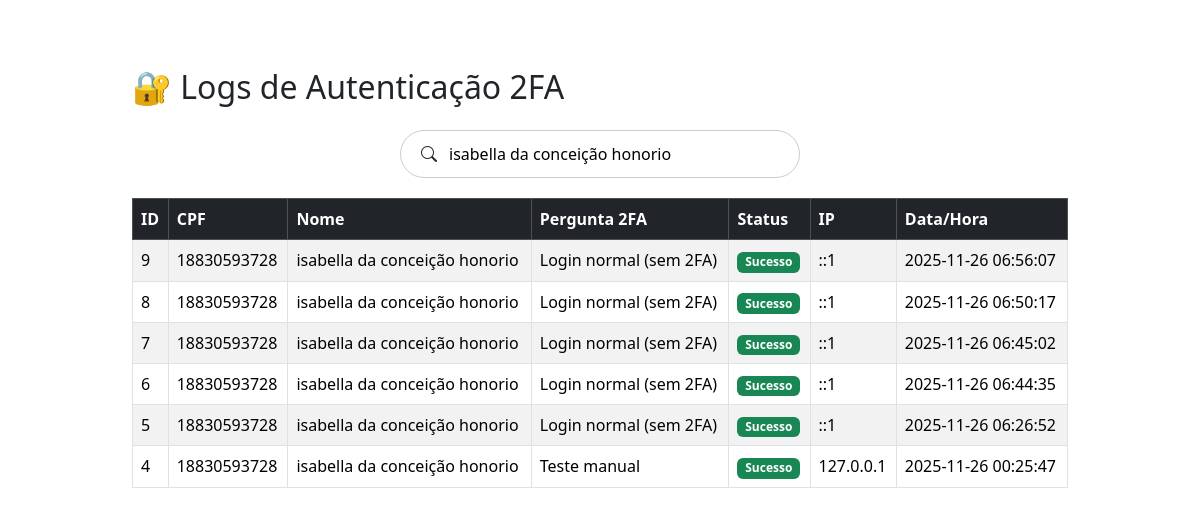
Page /historico-login.php?busca=isabella da conceição honorio on the committed database.
### tables this page shows
CREATE TABLE `log` (
  `id_log` int(11) NOT NULL,
  `cpf` varchar(14) NOT NULL,
  `data_login` datetime DEFAULT current_timestamp(),
  `segunda_autenticacao` varchar(255) NOT NULL,
  `status` varchar(20) NOT NULL,
  `ip` varchar(45) DEFAULT NULL
);

CREATE TABLE `cadastro` (
  `id_usuario` int(11) NOT NULL,
  `nome` varchar(100) NOT NULL,
  `cpf` char(11) NOT NULL,
  `sexo` enum('Masculino','Feminino','Outro') NOT NULL,
  `endereco` text NOT NULL,
  `cep` char(9) NOT NULL,
  `email` varchar(80) NOT NULL,
  `celular` varchar(20) NOT NULL,
  `logins` varchar(50) NOT NULL,
  `senha` varchar(255) NOT NULL,
  `data_nascimento` date NOT NULL,
  `nome_materno` varchar(60) NOT NULL,
  `data_cadastro` datetime NOT NULL DEFAULT current_timestamp(),
  `tipo` enum('comum','master') DEFAULT 'comum'
);

### historico-login.php (the view, shortened to what this page needs)
<?php
include("conexao.php");
$busca = isset($_GET['busca']) ? trim($_GET['busca']) : "";
$ordemSQL = " ORDER BY l.data_login DESC";
$sql = "
    SELECT
        l.id_log,
        l.cpf,
        c.nome AS nome_usuario,
        l.segunda_autenticacao,
        l.status,
        l.ip,
        l.data_login
    FROM log l
    LEFT JOIN cadastro c ON c.cpf = l.cpf
";
if (!empty($busca)) {
    $sql .= " WHERE c.nome LIKE '%$busca%' OR l.cpf LIKE '%$busca%'";
}
$sql .= $ordemSQL;
$logs = $conexao->query($sql);
?>
<!DOCTYPE html>
<html lang="pt-br">
<head>
<link href="https://cdn.jsdelivr.net/npm/bootstrap@5.3.5/dist/css/bootstrap.min.css" rel="stylesheet">
<link href="https://cdn.jsdelivr.net/npm/bootstrap-icons@1.11.3/font/bootstrap-icons.css" rel="stylesheet">
</head>
<body>
<div class="historico-wrapper">
    <div class="container mt-5">
        <h2 class="mb-4">🔐 Logs de Autenticação 2FA</h2>
        <form method="GET" class="search-box">
            <i class="bi bi-search"></i>
            <input
                type="text"
                id="busca"
                name="busca"
                placeholder="Pesquisar por nome ou CPF..."
                value="<?= $_GET['busca'] ?? '' ?>"
            >
        </form>
        <div class="table-responsive">
            <table class="table table-bordered table-striped">
                <thead class="table-dark">
                    <tr>
                        <th>ID</th>
                        <th>CPF</th>
                        <th>Nome</th>
                        <th>Pergunta 2FA</th>
                        <th>Status</th>
                        <th>IP</th>
                        <th>Data/Hora</th>
                    </tr>
                </thead>
                <tbody id="tabelaLogs">
                <?php while ($row = $logs->fetch_assoc()): ?>
                    <tr>
                        <td><?= $row['id_log'] ?></td>
                        <td><?= $row['cpf'] ?></td>
                        <td><?= $row['nome_usuario'] ?? '<i>Não encontrado</i>' ?></td>
                        <td><?= $row['segunda_autenticacao'] ?></td>
                        <td>
                            <?php if ($row['status'] === "sucesso"): ?>
                                <span class="badge bg-success">Sucesso</span>
                            <?php else: ?>
                                <span class="badge bg-danger">Falha</span>
                            <?php endif; ?>
                        </td>
                        <td><?= $row['ip'] ?></td>
                        <td><?= $row['data_login'] ?></td>
                    </tr>
                <?php endwhile; ?>
                </tbody>
            </table>
        </div>
    </div>
</div>
</body>
</html>

### historico-login.php (style rules this page uses)
body { overflow-x: hidden; }
.search-box { background: #ffffff; border-radius: 40px; padding: 10px 20px; display: flex; align-items: center; gap: 10px; width: 100%; max-width: 400px; border: 1px solid #ccc; margin: 20px auto; }
.search-box input { border: none; outline: none; width: 100%; font-size: 16px; background: transparent; }
.historico-wrapper { max-width: 1000px; margin: 0 auto; padding: 20px; }

### rows in the picture
log: id_log "9", cpf "18830593728", cadastro.nome "isabella da conceição honorio", segunda_autenticacao "Login normal (sem 2FA)", status "Sucesso", ip "::1", data_login "2025-11-26 06:56:07"
log: id_log "8", cpf "18830593728", cadastro.nome "isabella da conceição honorio", segunda_autenticacao "Login normal (sem 2FA)", status "Sucesso", ip "::1", data_login "2025-11-26 06:50:17"
log: id_log "7", cpf "18830593728", cadastro.nome "isabella da conceição honorio", segunda_autenticacao "Login normal (sem 2FA)", status "Sucesso", ip "::1", data_login "2025-11-26 06:45:02"
log: id_log "6", cpf "18830593728", cadastro.nome "isabella da conceição honorio", segunda_autenticacao "Login normal (sem 2FA)", status "Sucesso", ip "::1", data_login "2025-11-26 06:44:35"
log: id_log "5", cpf "18830593728", cadastro.nome "isabella da conceição honorio", segunda_autenticacao "Login normal (sem 2FA)", status "Sucesso", ip "::1", data_login "2025-11-26 06:26:52"
log: id_log "4", cpf "18830593728", cadastro.nome "isabella da conceição honorio", segunda_autenticacao "Teste manual", status "Sucesso", ip "127.0.0.1", data_login "2025-11-26 00:25:47"
